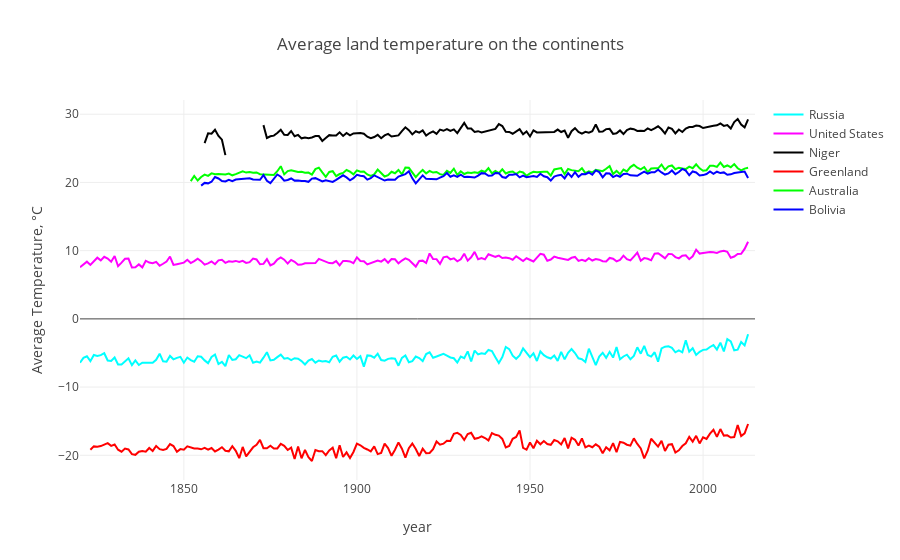

The notebook cell this image was saved under:
### Markdown cell above
From the charts you can see, that there is global warming nowadays. The average temperature of Earth surface has the highest value in the last three centuries. The fastest temperature growth occurred in the last 30 years! This worries me, I hope soon humanity will fully switch to ecological sources of energy, that will reduce CO2. If it’s will not happened, we will be in disaster. This charts also have confidence intervals, which shows that measurement of temperature has become more accurate in the last few years.

Let’s look at the chart of annual temperature changes in certain continents (we take into consideration one country per continent and mark Greenland as the coldest place on Earth).

### Code cell
continent = ['Russia', 'United States', 'Niger', 'Greenland', 'Australia', 'Bolivia']
mean_temp_year_country = [ [0] * len(years[70:]) for i in range(len(continent))]
j = 0
for country in continent:
    all_temp_country = global_temp_country_clear[global_temp_country_clear['Country'] == country]
    i = 0
    for year in years[70:]:
        mean_temp_year_country[j][i] = all_temp_country[all_temp_country['dt'].apply(
                lambda x: x[:4]) == year]['AverageTemperature'].mean()
        i +=1
    j += 1

traces = []
colors = ['rgb(0, 255, 255)', 'rgb(255, 0, 255)', 'rgb(0, 0, 0)',
          'rgb(255, 0, 0)', 'rgb(0, 255, 0)', 'rgb(0, 0, 255)']
for i in range(len(continent)):
    traces.append(go.Scatter(
        x=years[70:],
        y=mean_temp_year_country[i],
        mode='lines',
        name=continent[i],
        line=dict(color=colors[i]),
    ))

layout = go.Layout(
    xaxis=dict(title='year'),
    yaxis=dict(title='Average Temperature, °C'),
    title='Average land temperature on the continents',)

fig = go.Figure(data=traces, layout=layout)
py.iplot(fig)

### Figure 1 — Plotly figure (JSON) as saved in the notebook; plotly's stock layout.template omitted (floating-point values rounded to 4 significant figures; data arrays with more than 128 entries replaced by an {"elided": "..."} marker saying what was removed)
{"data": [{"line": {"color": "rgb(0, 255, 255)"}, "mode": "lines", "name": "Russia", "type": "scatter", "x": {"elided": "196 str values"}, "y": {"elided": "196 float values"}}, {"line": {"color": "rgb(255, 0, 255)"}, "mode": "lines", "name": "United States", "type": "scatter", "x": {"elided": "196 str values"}, "y": {"elided": "196 float values"}}, {"line": {"color": "rgb(0, 0, 0)"}, "mode": "lines", "name": "Niger", "type": "scatter", "x": {"elided": "196 str values"}, "y": {"elided": "196 float values"}}, {"line": {"color": "rgb(255, 0, 0)"}, "mode": "lines", "name": "Greenland", "type": "scatter", "x": {"elided": "196 str values"}, "y": {"elided": "196 float values"}}, {"line": {"color": "rgb(0, 255, 0)"}, "mode": "lines", "name": "Australia", "type": "scatter", "x": {"elided": "196 str values"}, "y": {"elided": "196 float values"}}, {"line": {"color": "rgb(0, 0, 255)"}, "mode": "lines", "name": "Bolivia", "type": "scatter", "x": {"elided": "196 str values"}, "y": {"elided": "196 float values"}}], "layout": {"title": "Average land temperature on the continents", "xaxis": {"title": "year"}, "yaxis": {"title": "Average Temperature, °C"}}}
